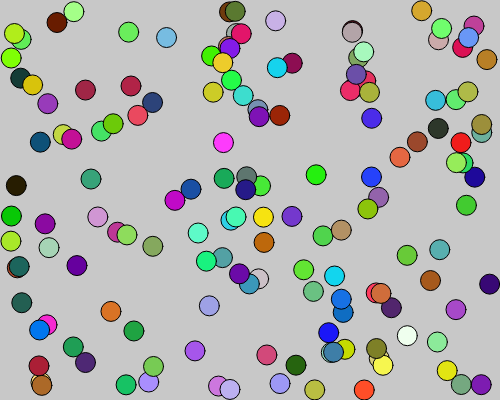
Frame 1 (no input)
Frame 60 (no input): identical to frame 1, image omitted
Frame 120 (the mouse pressed at the canvas centre since frame 60): identical to frame 1, image omitted

The p5.js sketch that drew this single still picture (run headless with seeded random() and noise() and a simulated clock; from frame 60 on, the mouse is pressed at the canvas centre):

// p5.js sketch
// ── sketch.js
const NUM_ELLIPSES = 150;
const DIAMETER = 20;
let ellipses = [];

function setup() {
    createCanvas(500, 400);
    makeEllipses();
}

function draw() {
    background(200);
    for (let e of ellipses) {
        fill(e.colour);
        ellipse(e.x, e.y, DIAMETER, DIAMETER);
    }
}

function mouseClicked() {
    for (let e of ellipses) {
        if (mouseX >= e.x - DIAMETER / 2 && mouseX <= e.x + DIAMETER / 2
            && mouseY >= e.y - DIAMETER / 2 && mouseY <= e.y + DIAMETER / 2) {
            e.colour = getRandomColour();
        }
    }
}

/**
 * Fills the ellipses array with random ellipses
 */
function makeEllipses() {
    for (let i = 0; i < NUM_ELLIPSES; i++) {
        ellipses.push({
            x: random(DIAMETER / 2, width - DIAMETER / 2),
            y: random(DIAMETER / 2, height - DIAMETER / 2),
            colour: getRandomColour()
        })
    }
}

/**
 * Gets a random colour.
 * @returns {p5.Color} An RGB colour.
 */
function getRandomColour() {
    return color(random(255), random(255), random(255));
}

// ── Q11.html
<!DOCTYPE html>
<html lang="en">
  <head>
    <meta charset="utf-8" />
    <meta name="viewport" content="width=device-width, initial-scale=1.0">

    <title>PDM1 - Exam Practice Exercises - Q11 Solution</title>

    <link href="https://cdn.jsdelivr.net/npm/bootstrap@5.3.1/dist/css/bootstrap.min.css" rel="stylesheet" integrity="sha384-4bw+/aepP/YC94hEpVNVgiZdgIC5+VKNBQNGCHeKRQN+PtmoHDEXuppvnDJzQIu9" crossorigin="anonymous">
    <link rel="stylesheet" type="text/css" href="./lib/main-styles.css">
    <script src="https://cdn.jsdelivr.net/npm/bootstrap@5.3.1/dist/js/bootstrap.bundle.min.js" integrity="sha384-HwwvtgBNo3bZJJLYd8oVXjrBZt8cqVSpeBNS5n7C8IVInixGAoxmnlMuBnhbgrkm" crossorigin="anonymous"></script>
    <script src="./lib/libraries/p5.min.js"></script>
  </head>

  <body>
    <h1>Q11 Solution</h1>
    <script src="sketch.js"></script>
  </body>
</html>
